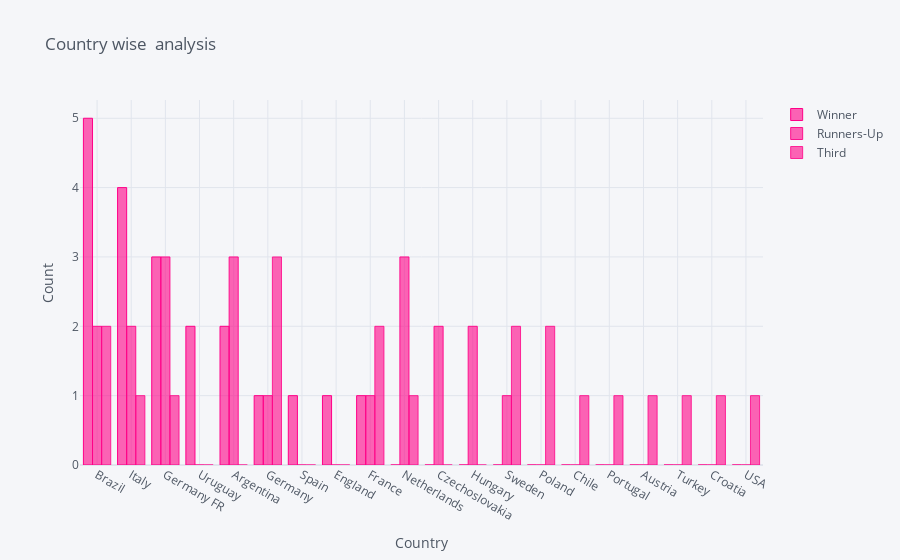

Notebook code cell kept with this figure:
### Code cell
teams.iplot(kind='bar',yTitle='Count',title='Country wise  analysis',colors='pink',xTitle='Country')

### Figure 1 — Plotly figure (JSON) as saved in the notebook; plotly's stock layout.template omitted (floating-point values rounded to 4 significant figures)
{"data": [{"marker": {"color": "rgba(255, 0, 136, 0.6)", "line": {"color": "rgba(255, 0, 136, 1.0)", "width": 1}}, "name": "Winner", "orientation": "v", "text": "", "type": "bar", "x": ["Brazil", "Italy", "Germany FR", "Uruguay", "Argentina", "Germany", "Spain", "England", "France", "Netherlands", "Czechoslovakia", "Hungary", "Sweden", "Poland", "Chile", "Portugal", "Austria", "Turkey", "Croatia", "USA"], "y": [5, 4, 3, 2, 2, 1, 1, 1, 1, 0, 0, 0, 0, 0, 0, 0, 0, 0, 0, 0]}, {"marker": {"color": "rgba(255, 0, 136, 0.6)", "line": {"color": "rgba(255, 0, 136, 0.8999999999999999)", "width": 1}}, "name": "Runners-Up", "orientation": "v", "text": "", "type": "bar", "x": ["Brazil", "Italy", "Germany FR", "Uruguay", "Argentina", "Germany", "Spain", "England", "France", "Netherlands", "Czechoslovakia", "Hungary", "Sweden", "Poland", "Chile", "Portugal", "Austria", "Turkey", "Croatia", "USA"], "y": [2, 2, 3, 0, 3, 1, 0, 0, 1, 3, 2, 2, 1, 0, 0, 0, 0, 0, 0, 0]}, {"marker": {"color": "rgba(255, 0, 136, 0.6)", "line": {"color": "rgba(255, 0, 136, 0.7999999999999998)", "width": 1}}, "name": "Third", "orientation": "v", "text": "", "type": "bar", "x": ["Brazil", "Italy", "Germany FR", "Uruguay", "Argentina", "Germany", "Spain", "England", "France", "Netherlands", "Czechoslovakia", "Hungary", "Sweden", "Poland", "Chile", "Portugal", "Austria", "Turkey", "Croatia", "USA"], "y": [2, 1, 1, 0, 0, 3, 0, 0, 2, 1, 0, 0, 2, 2, 1, 1, 1, 1, 1, 1]}], "layout": {"legend": {"bgcolor": "#F5F6F9", "font": {"color": "#4D5663"}}, "paper_bgcolor": "#F5F6F9", "plot_bgcolor": "#F5F6F9", "title": {"font": {"color": "#4D5663"}, "text": "Country wise  analysis"}, "xaxis": {"gridcolor": "#E1E5ED", "showgrid": true, "tickfont": {"color": "#4D5663"}, "title": {"font": {"color": "#4D5663"}, "text": "Country"}, "zerolinecolor": "#E1E5ED"}, "yaxis": {"gridcolor": "#E1E5ED", "showgrid": true, "tickfont": {"color": "#4D5663"}, "title": {"font": {"color": "#4D5663"}, "text": "Count"}, "zerolinecolor": "#E1E5ED"}}}
